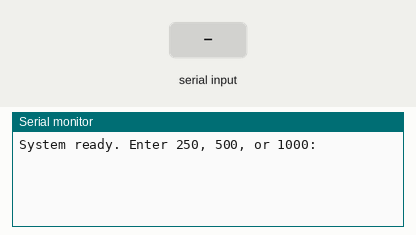
Simulated run of this sketch. Board: ESP32. On the bench: the last lines printed to the serial monitor. Inputs (shaded band) come from the test bench.

Above: at 2.2 s.
2.3 s: "suspend\n" received over Serial
At 3.1 s:
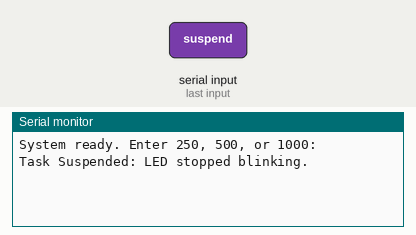
3.8 s: "resume\n" received over Serial
At 4.4 s:
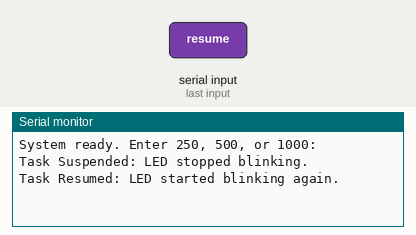
5.3 s: "250\n" received over Serial
At 6.5 s:
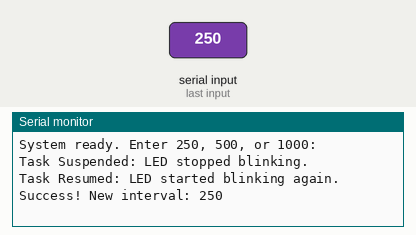
6.8 s: "90,45\n" received over Serial
At 8.1 s:
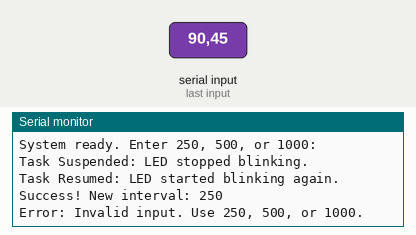

Measured:
- after the input at 2.3 s, the serial monitor: prints a new line at once (image 1)
- after the input at 3.8 s, the serial monitor: prints a new line at once (image 2)
- after the input at 5.3 s, the serial monitor: prints a new line at once (image 3)
- after the input at 6.8 s, the serial monitor: prints a new line at once (image 4)

The sketch:

TaskControlAssignment.ino
```cpp
#define RUNNING_CORE 1
#define RGB_BUILTIN 38
#define RGB_BRIGHTNESS 50

volatile uint32_t blinkInterval = 500;

TaskHandle_t TaskAHandle=NULL;
TaskHandle_t taskBHandle = NULL;

void taskA(void *parameter) {
  String inputString;
  for (;;) {
    if (Serial.available() > 0) {
      inputString = Serial.readStringUntil('\n');
      inputString.trim();

      // 2. Suspend command
      if (inputString == "suspend") {
        if (taskBHandle != NULL) {
          vTaskSuspend(taskBHandle);
          Serial.println("Task Suspended: LED stopped blinking.");
        }
      }

      // 3. Resume command
      else if (inputString == "resume") {
        if (taskBHandle != NULL) {
          vTaskResume(taskBHandle);
          Serial.println("Task Resumed: LED started blinking again.");
        }
      }

      else if (inputString == "250" || inputString == "500" || inputString == "1000") {
        blinkInterval = inputString.toInt();
        Serial.print("Success! New interval: ");
        Serial.println(blinkInterval);
      } else if (inputString.length() > 0) {
        Serial.println("Error: Invalid input. Use 250, 500, or 1000.");
      }
    }
    vTaskDelay(pdMS_TO_TICKS(50));
  }
}

void taskB(void *parameter) {
  neopixelWrite(RGB_BUILTIN, 0, 0, 0);
  for (;;) {
    neopixelWrite(RGB_BUILTIN, 0, 0, RGB_BRIGHTNESS);
    vTaskDelay(pdMS_TO_TICKS(blinkInterval));
    neopixelWrite(RGB_BUILTIN, 0, 0, 0);
    vTaskDelay(pdMS_TO_TICKS(blinkInterval));
  }
}

void setup() {
  Serial.begin(115200);
  delay(1000);
  Serial.println("System ready. Enter 250, 500, or 1000:");
  xTaskCreatePinnedToCore(taskB, "Task B", 2048, NULL, 2, &taskBHandle, RUNNING_CORE);
  xTaskCreatePinnedToCore(taskA, "Task A", 2048, NULL, 1, NULL, RUNNING_CORE);
}

void loop() {
}
```
